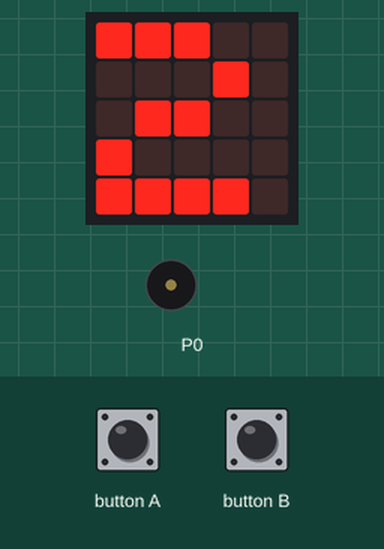
Recording of a program running on a simulated BBC micro:bit (MakeCode). Shown: the board's 5×5 LED display, buzzer (waves = sounding). The inputs (shaded band) are chosen by the test bench. Random numbers come from a fixed seed; the 48×5 strip is a reading aid, not a part: it shows the text the display is scrolling, unrolled, one strip-width of it at a time; the short countdown, score and lost-life animations are approximate; the run ends where the board's game-over animation would start. At 11.0 s the program stops and its outputs stay as they are.

Above: at 0.8 s.
At 6.5 s:
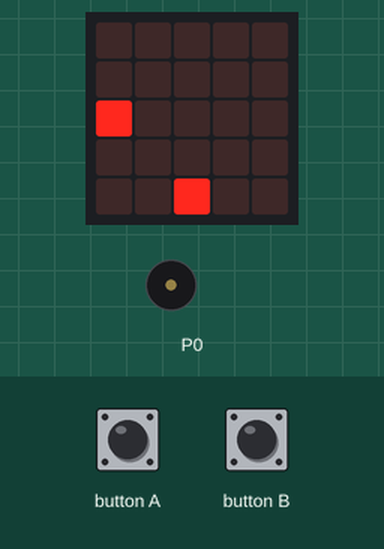
6.6 s: button A pressed for 0.15 s
At 8.7 s:
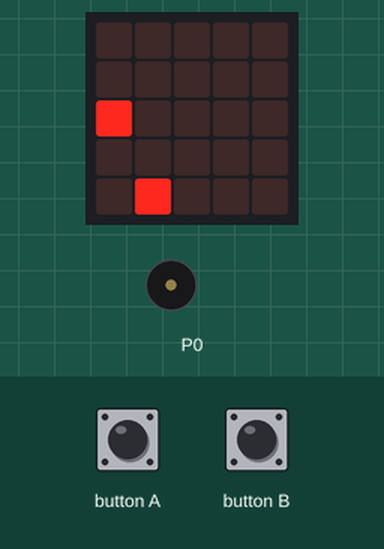
At 11.3 s:
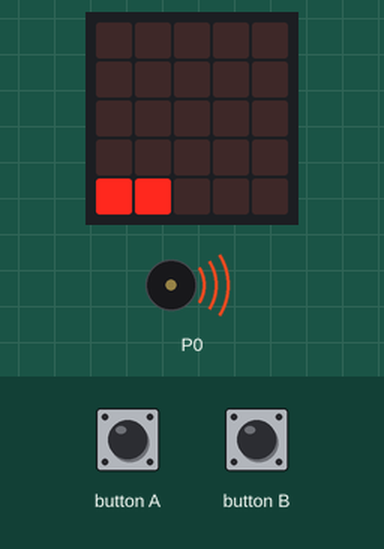
Timing chart, 0 to 12.5 s (numbered marks = the images above; inputs shaded):
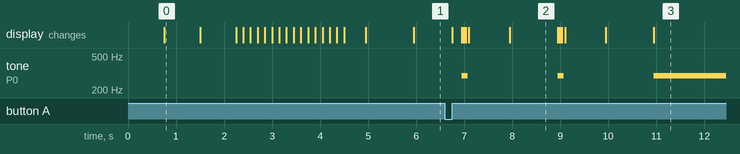

The program:

main.ts
```typescript
// A+B 버튼은 게임이 종료됬을때 누르면 다시 시작됩니다.
input.onButtonPressed(Button.A, function () {
    김폭제.change(LedSpriteProperty.X, -1)
})
input.onButtonPressed(Button.B, function () {
    김폭제.change(LedSpriteProperty.X, 1)
})
let 김폭제: game.LedSprite = null
game.setLife(3)
basic.showString("1")
basic.showString("2")
basic.showString("3")
basic.showString("GO")
김폭제 = game.createSprite(2, 4)
let sprite = game.createSprite(randint(-4, 4), -4)
basic.forever(function () {
    while (game.isRunning()) {
        basic.pause(1000)
        sprite.change(LedSpriteProperty.Y, 2)
        if (sprite.get(LedSpriteProperty.Y) == 4) {
            if (sprite.isTouching(김폭제)) {
                music.play(music.stringPlayable("C5 A - - - - - - ", 500), music.PlaybackMode.InBackground)
                game.addScore(randint(10, 20))
            } else {
                music.play(music.stringPlayable("D - - - - - - - ", 500), music.PlaybackMode.InBackground)
                game.removeLife(1)
            }
            sprite.set(LedSpriteProperty.X, randint(-4, 4))
            sprite.set(LedSpriteProperty.Y, -4)
        }
    }
})
```

test.ts
```typescript
// 테스트는 여기로 이동합니다; 이 패키지가 확장으로 사용될 때 컴파일되지 않을 것 입니다.
```

Measured:
- by itself, tone on P0: alternates 294 Hz for 0.12 s and silent for 1.9 s
- what the display in image 0 shows lasts 0.7 s, from 0.8 s to 1.5 s
- what the display in image 2 shows lasts 1.0 s, from 8.0 s to 9.0 s
